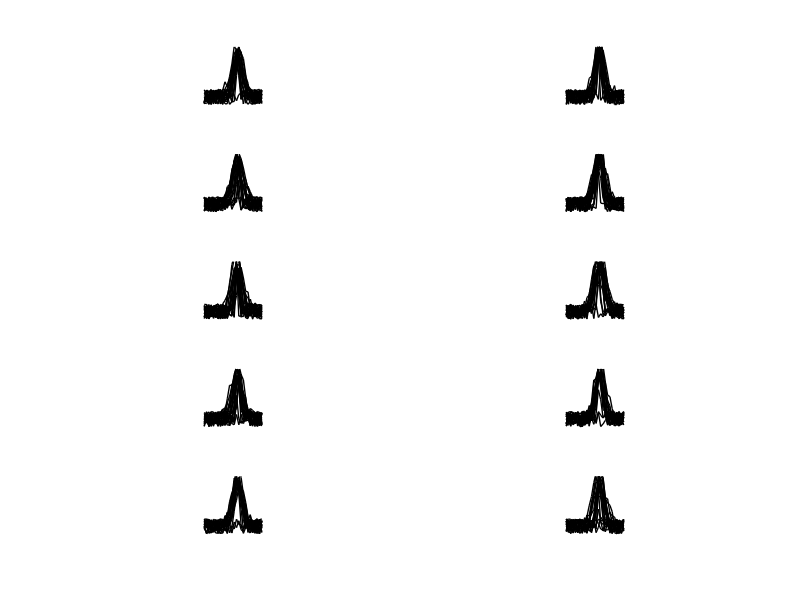

Here is the MATLAB script that generated this plot:

%x is an array of x-values.
%mu is the mean
%sig is the standard deviation 
%amp is the amplitude
%vo is the vertical offset from baseline (positive or negative)
rng(10) % set a random seed
simulateData = struct; % Build a struct to store parameters informatio
% ONLY RUN THIS SECTION FOR ONCE, OTHERWISE NEW FIELDS WILL OVERWRITE THE OLD !!!

%% Perfectly reliable Case( both mu and sigma are fixed) And not reliable random cases
%
figure
%%%%%%%%%%%%Set the condition for data generator
reliable = 1; % 1 = reliable, 0 = not reliable
success = 1; % 1 = successful firing, 0 = unsucess
trialsize = 20; % number of trials on each stimulus
multiple_peaks = 0; % generate multiple peaks on trace or not
% THERE ARE 4 CONDITIONS IN TOTAL: RELIABLE SUCCESS, RELIABLE FAILURE, UNREALIABLE SINGLEPEAKS, UNRELIABLE MULTIPEAKS
%%%%%%%%%%%%%%%%%%%%%%%%%%%%%%%%%%%%%%%%%%%%%%%%%%%%%%%%%%%%%%%%%%%%%%%%%%%%%%%

gaus = @(x,mu,sig,amp,vo)amp*exp(-(((x-mu).^2)/(2*sig.^2)))+vo;
 
for j = 1:10
name = ['stimulus',num2str(j)];
if reliable == 1 

  if success == 0 
    index = 0; normalization = 1;
    amp = abs(normrnd(1,3,[trialsize,1]));
    vo = 0; 
    x = linspace(0,26,26);
    mu = normrnd(15,0.3,[trialsize,1]);
    sig = 3*ones(trialsize,1);
    noise = 10; noisetype = 'sinusoid'; frequency = 1;
    amp2 = 2.6*chi2rnd(2,[trialsize,1]); % amplitude for the second peak
    mu2 = normrnd(20,5,[trialsize,1]); % set the second peak mu to be no around 20
    sig2 = 3*rand(trialsize,1); % standard deviation of the second peak
    

  elseif success == 1 
    index = 0; normalization = 1;
    amp = abs(normrnd(26,3,[trialsize,1]));
    vo = 0; 
    x = linspace(0,26,26);
    mu = normrnd(15,0.3,[trialsize,1]);
    sig = 3*rand(trialsize,1);
    noise = 10; noisetype = 'sinusoid'; frequency = 1;
    amp2 = 2.6*chi2rnd(2,[trialsize,1]); % amplitude for the second peak
    mu2 = normrnd(20,5,[trialsize,1]); % set the second peak mu to be no around 20
    sig2 = 3*rand(trialsize,1); % standard deviation of the second peak
    
  end

elseif reliable == 0 

  if multiple_peaks == 0
    index = 0; normalization = 1;
    %amp = normrnd(26,5,8);
    amp = 2.6*chi2rnd(2,[trialsize,1]); % 2 degree of freedom chi2 distribution 
    vo = 0; 
    x = linspace(0,26,26);
    mu = normrnd(15,5,[trialsize,1]); % set the mu to be rand around 15
    sig = 3*rand(trialsize,1);
    noise = 50; noisetype = 'sinusoid'; frequency = 0.1;
    amp2 = 2.6*chi2rnd(2,[trialsize,1]); % amplitude for the second peak
    mu2 = normrnd(20,5,[trialsize,1]); % set the second peak mu to be no around 20
    sig2 = 3*rand(trialsize,1); % standard deviation of the second peak
    



  elseif multiple_peaks == 1
    index = 1 ; % set the index = 1 to initialize the term. 
    %amp = normrnd(26,5,8);
    normalization = 2; % set the normalization = 2 to initialize the term.
    amp = 2.6*chi2rnd(2,[trialsize,1]); % 2 degree of freedom chi2 distribution 
    vo = 0; 
    x = linspace(0,26,26);
    mu = normrnd(15,5,[trialsize,1]); % std of mu = 5
    sig = 3*rand(trialsize,1);
    noise = 50; noisetype = 'sinusoid'; frequency = 0.1;
    amp2 = 2.6*chi2rnd(2,[trialsize,1]); % amplitude for the second peak
    mu2 = normrnd(20,5,[trialsize,1]); % set the second peak mu to be no around 20
    sig2 = 3*rand(trialsize,1); % standard deviation of the second peak 
    
    
  end   
end

for i = 1:trialsize
  y = (gaus(x,mu(i),sig(i),amp(i),vo) + index*gaus(x,mu2(i),sig2(i),amp2(i),vo) + noise*sin(frequency*rand(1,26)))/normalization;
  % Plot gaussian
  subplot(5,2,j);
  plot(x, y, 'k-', 'LineWidth',1); axis square; axis off;
  ylim([0,32])
  xlim([0,26])
  hold on ;

  if reliable == 1 && success == 0
      simulateData.reliable_failure.(name) = struct('Mean_Normal',num2cell(mu),'Std_Constant',num2cell(sig),'Amplitude_Normal_Absolute',num2cell(amp) ...
      ,'NoiseType',{{'noisetype = sinusoid',['NoiseAmp = ', num2str(noise)],['frequency = ', num2str(frequency)]}},'trial_trace',{num2cell(y)});
 
  elseif reliable == 1 && success == 1
      simulateData.reliable_success.(name) = struct('Mean_Normal',num2cell(mu),'Std_Constant',num2cell(sig),'Amplitude_Normal_Absolute',num2cell(amp) ...
      ,'NoiseType',{{'noisetype = sinusoid',['NoiseAmp = ', num2str(noise)],['frequency = ', num2str(frequency)]}},'trial_trace',{num2cell(y)});
  
  elseif reliable == 0 && multiple_peaks == 0 
      simulateData.unreliable_singlepeak.(name) = struct('Mean_Normal',num2cell(mu),'Std_Random',num2cell(sig),'Amplitude_Chi2',num2cell(amp) ...
      ,'NoiseType',{{'noisetype = sinusoid',['NoiseAmp = ', num2str(noise)],['frequency = ', num2str(frequency)]}},'trial_trace',{num2cell(y)});
  
  elseif reliable == 0 && multiple_peaks == 1
      simulateData.unreliable_multipeak.(name) = struct('Mean_Normal',num2cell(mu),'Std_Random',num2cell(sig),'Amplitude_Chi2',num2cell(amp) ...
      ,'NoiseType',{{'noisetype = sinusoid',['NoiseAmp = ', num2str(noise)],['frequency = ', num2str(frequency)]}},'trial_trace',{num2cell(y)});
  end

end

end


% SOME THOUGHTS:

% Label simulated datasets as 'reliable' or 'unreliable'
% reliable can have two states 1. reliable failure(non-preferred stimulus)
% 2. reliable success(preferred stimulus) 
% Parameters of Interests 1.Correlation Martrix for All Trails in a single
% stimulus, Higher correlation across all trial will means traces are compact
% 2. The Peak Value/Values and where they occur
% 3. The Spatiotemporal distribution of Peak values
% 4. The Distribution/historgram of all trials given stimulus s
% 5. The std of all trials given a stimulus s 
% 6. Klustering properties of peaks values.
% 7. Deviation within a cluster
% 8. 

